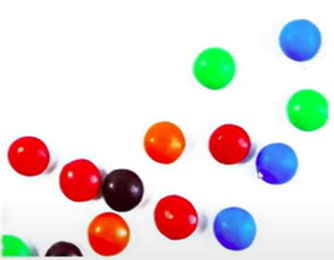
#> input picture ball.jpg, 334 x 260 px
$ jupyter execute 'Object Detection and Object Tracking Using HSV.ipynb'
#> lines starting #> are read from the running program, lines starting #| are printed output that depends on the picture; after the words box and inside, x2 and y2 are one past the last pixel; in counts of white or black regions, pixels touching at a corner belong together
[cell 1]
import cv2
import numpy as np
import matplotlib.pyplot as plt

# Object Detection and Object Tracking Using HSV

[cell 2]
frame=cv2.imread('ball.jpg',-1) #read the image,-1 for alpha channel (no change in color)
#> frame is the input picture: shape (260, 334, 3); mean B, G, R 215.3, 217.1, 225.4

#HSV >>HUE , SATURATION ,VALUE
hsv=cv2.cvtColor(frame,cv2.COLOR_BGR2HSV) #cvt the image to hsv
#> hsv: shape (260, 334, 3); mean H, S, V 35.3, 48.4, 244.2

#detect upper,lower boundary
lower_b=np.array([110,120,20])
upper_b=np.array([150,255,255])

mask=cv2.inRange(hsv,lower_b,upper_b)#(Mask)threshold the HSV (make all image black except ths range)
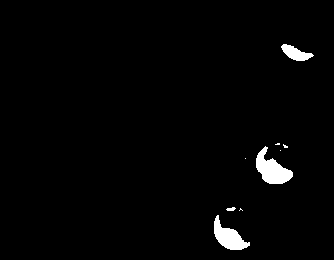
#> mask: shape (260, 334); 1.9% white; 9 white regions (5 under 20 px), largest, box (x1, y1, x2, y2) and area: (256, 146, 293, 184) 727, (214, 215, 250, 250) 592, (281, 44, 314, 61) 296, (226, 207, 236, 211) 28

res=cv2.bitwise_and(frame,frame,mask=mask)

plt.figure(figsize=(20, 10))

plt.subplot(1, 3, 1)
plt.imshow(frame,cmap='gray')
plt.title('detect Orange balls')
plt.axis('off')

plt.subplot(1, 3, 2)
plt.imshow(mask,cmap='gray')
plt.title('mask')
plt.axis('off')

plt.subplot(1, 3, 3)
plt.imshow(res,cmap='gray')
plt.title('Result')
plt.axis('off')

plt.show()
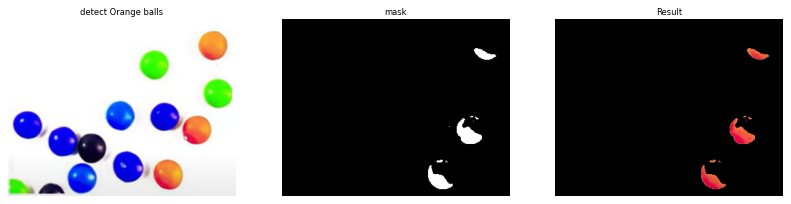
#> figure drawn by matplotlib, 3 panels; B, G, R data is drawn as R, G, B

$ run again, with object detection & tracking using HSV.jpg copied over ball.jpg
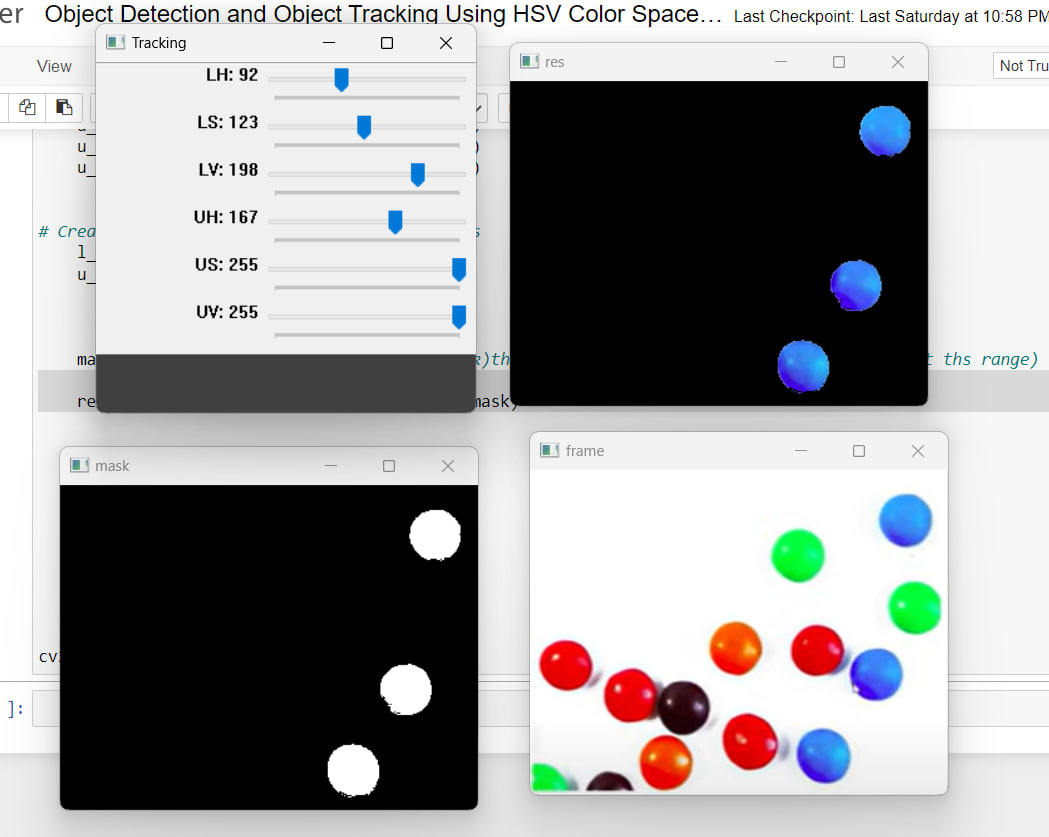
#> input picture object detection & tracking using HSV.jpg, 1049 x 837 px
#> frame is the input picture: shape (837, 1049, 3); mean B, G, R 155.8, 155, 155.6
#> hsv: shape (837, 1049, 3); mean H, S, V 9.8, 11.8, 160.8
#> `mask=cv2.inRange(hsv,lower_b,upper_b)#(Mask)threshold the HSV (make al..`:
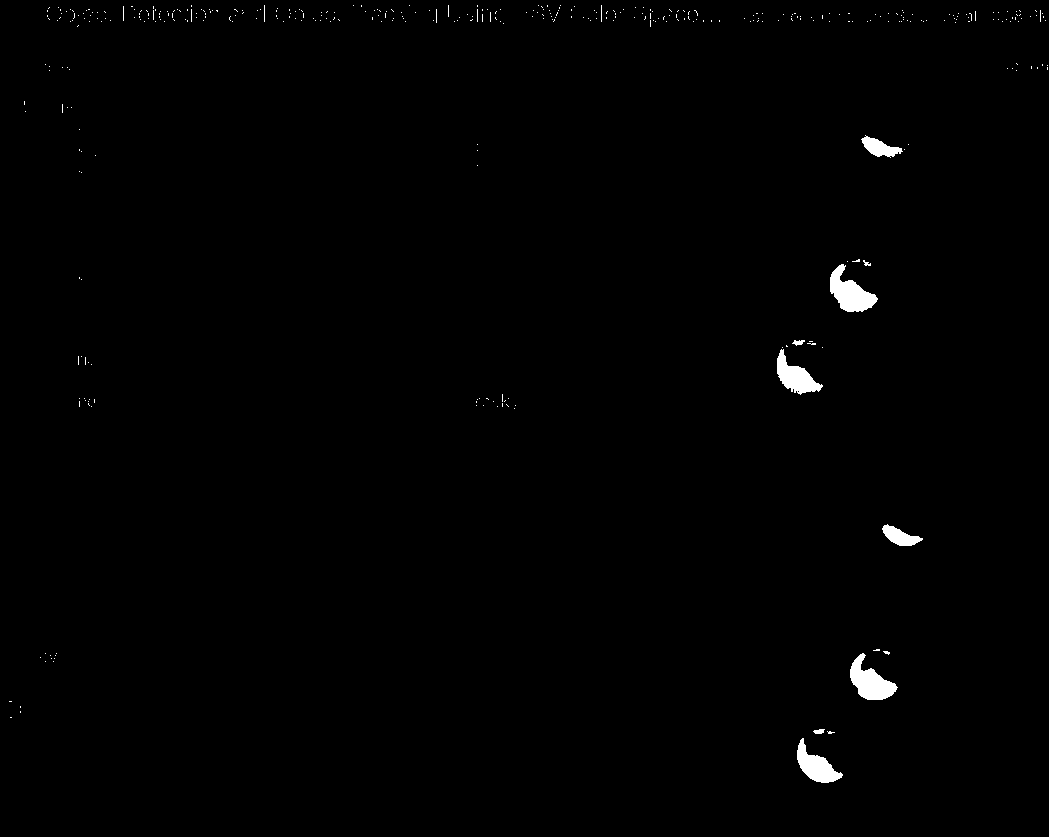
#> mask: shape (837, 1049); 0.69% white; 394 white regions (385 under 20 px), largest, box (x1, y1, x2, y2) and area: (830, 264, 878, 312) 1177, (850, 653, 898, 700) 1141, (777, 349, 823, 395) 955
#> `plt.show()`:
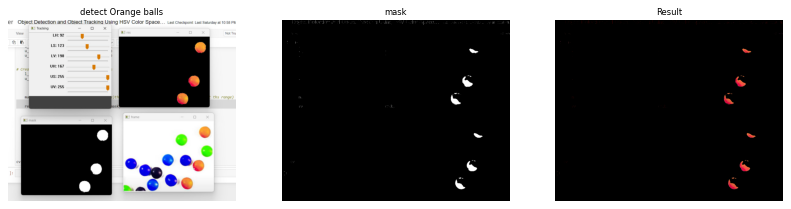
#> figure drawn by matplotlib, 3 panels; B, G, R data is drawn as R, G, B
